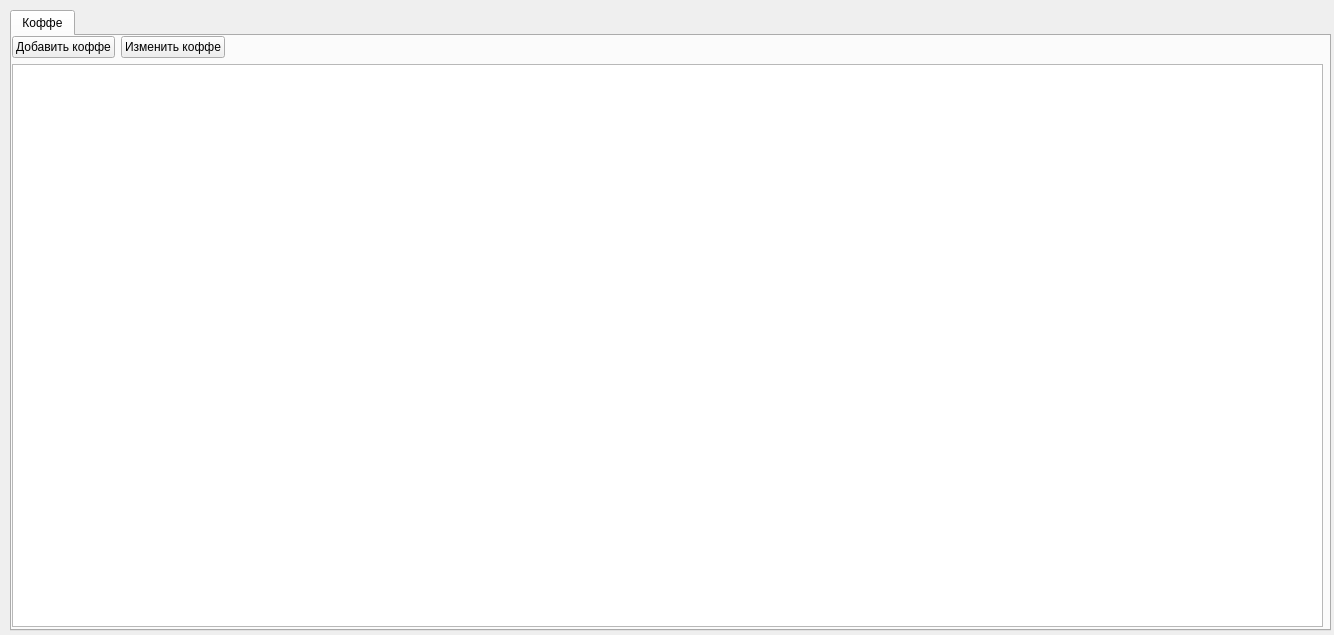
<?xml version="1.0" encoding="UTF-8"?>
<ui version="4.0">
 <class>Form</class>
 <widget class="QWidget" name="Form">
  <property name="geometry">
   <rect>
    <x>0</x>
    <y>0</y>
    <width>1334</width>
    <height>635</height>
   </rect>
  </property>
  <property name="windowTitle">
   <string>Form</string>
  </property>
  <widget class="QTabWidget" name="tabWidget">
   <property name="geometry">
    <rect>
     <x>10</x>
     <y>10</y>
     <width>1321</width>
     <height>621</height>
    </rect>
   </property>
   <property name="currentIndex">
    <number>0</number>
   </property>
   <widget class="QWidget" name="tab_1">
    <attribute name="title">
     <string>Коффе</string>
    </attribute>
    <widget class="QWidget" name="verticalLayoutWidget">
     <property name="geometry">
      <rect>
       <x>0</x>
       <y>0</y>
       <width>1311</width>
       <height>591</height>
      </rect>
     </property>
     <layout class="QVBoxLayout" name="verticalLayout">
      <item>
       <layout class="QHBoxLayout" name="horizontalLayout">
        <item>
         <widget class="QPushButton" name="pushButton_3">
          <property name="text">
           <string>Добавить коффе</string>
          </property>
         </widget>
        </item>
        <item>
         <widget class="QPushButton" name="pushButton_2">
          <property name="text">
           <string>Изменить коффе</string>
          </property>
         </widget>
        </item>
        <item>
         <spacer name="horizontalSpacer">
          <property name="orientation">
           <enum>Qt::Horizontal</enum>
          </property>
          <property name="sizeHint" stdset="0">
           <size>
            <width>40</width>
            <height>20</height>
           </size>
          </property>
         </spacer>
        </item>
       </layout>
      </item>
      <item>
       <widget class="QTableWidget" name="tableWidget"/>
      </item>
     </layout>
    </widget>
   </widget>
  </widget>
 </widget>
 <resources/>
 <connections/>
</ui>
